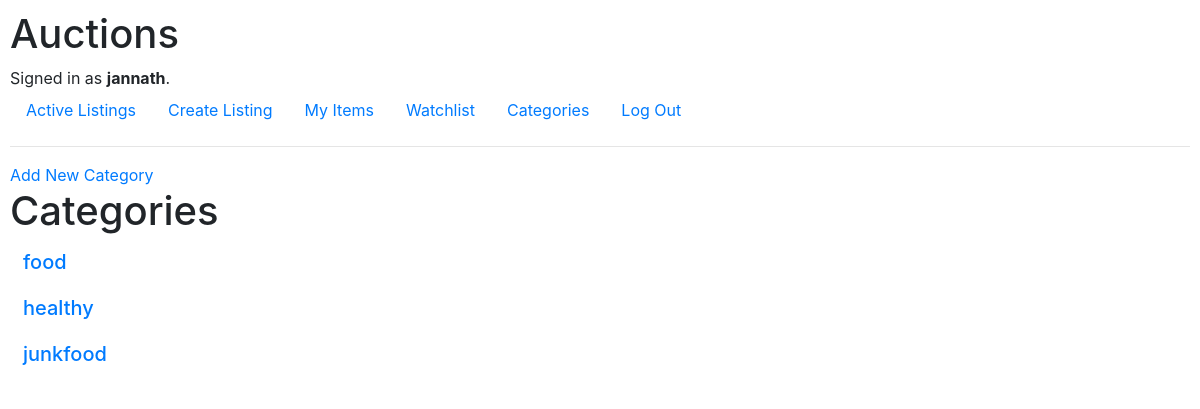
Before: /auctions/categories (signed in) with the older database file.
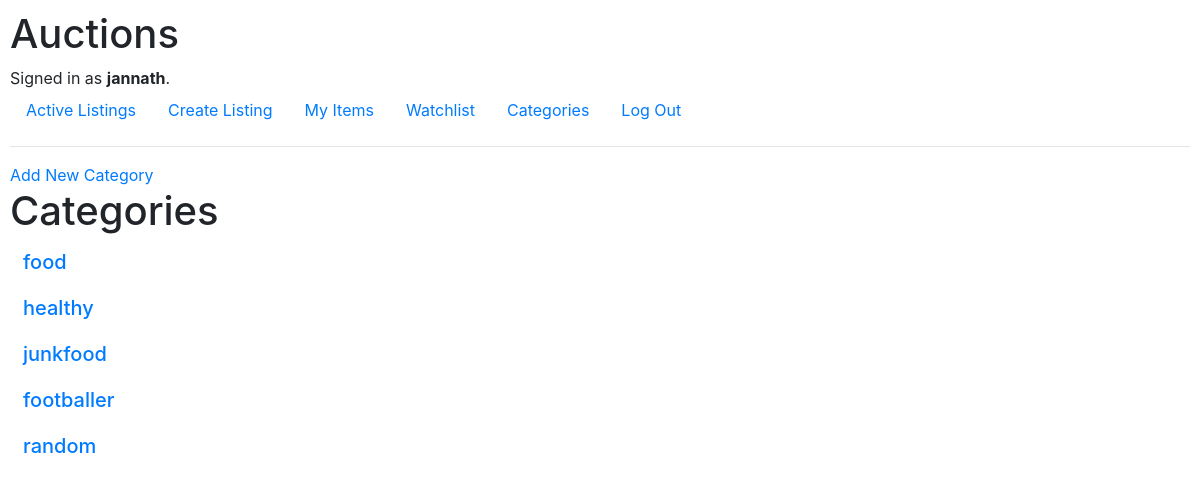
After: the same page with the newer database file.
### auctions/models.py (models this page shows, shortened)
class User(AbstractUser):
    image = models.URLField(default="https://image.ibb.co/jw55Ex/def_face.jpg")

class Category(models.Model):
    name = models.CharField(max_length=64)

### auctions/views.py (the view, shortened to what this page needs)
# urls.py: path("categories", views.categories, name="categories"),
@login_required(login_url="auctions/login")
def categories(request):
    return render(request, "auctions/categories.html", {
        "categories": Category.objects.all(),
        "category": None
    })

### auctions/templates/auctions/categories.html (shortened to what this page needs)
{% extends 'auctions/layout.html' %}  {% block body %}
<a href="{% url 'auctions:create_category' %}">Add New Category</a>
{% if category %}
<h1>{{ category.name }}</h1>
{% if listings %} {% for listing in listings %}
<div class="card" style="width: 18rem">
  <img src="{{listing.image}}" class="card-img-top" alt="..." />
  <div class="card-body">
    <h5 class="card-title">
      <a href="{%url 'auctions:listing' listing.id %}">{{listing.title}}</a>
    </h5>
    <p class="card-text">{{listing.description}}</p>
  </div>
</div>
<br />
{% endfor %} {% else %}
<p>No listings in this category.</p>
{% endif %} {% else %}
<h1>Categories</h1>
{% for category in categories %}
<form action="{% url 'auctions:categories'%}" method="post">
  <button
    class="btn btn-link"
    type="submit"
    name="category"
    value="{{ category.id}}"
  >
    <h5>{{ category.name }}</h5>
  </button>
</form>
{% endfor %} {% endif %} {% endblock %}

### auctions/templates/auctions/layout.html (shortened to what this page needs)
{% load static %}
<!DOCTYPE html>
<html lang="en">
  <head>
    <link
      rel="stylesheet"
      href="https://stackpath.bootstrapcdn.com/bootstrap/4.4.1/css/bootstrap.min.css"
    />
    <link href="{% static 'auctions/styles.css' %}" rel="stylesheet" />
  </head>
  <body>
    <h1>Auctions</h1>
    <div>
      {% if user.is_authenticated %} Signed in as
      <strong>{{ user.username }}</strong>. {% else %} Not signed in. {% endif%}
    </div>
    <ul class="nav">
      <li class="nav-item">
        <a class="nav-link" href="{% url 'auctions:index' %}"
          >Active Listings</a
        >
      </li>
      {% if user.is_authenticated %}
      <li class="nav-item">
        <a class="nav-link" href="{% url 'auctions:create_new' %}">Create Listing</a>
      </li>
      <li class="nav-item">
        <a class="nav-link" href="{% url 'auctions:my_items' %}">My Items</a>
      </li>
      <li class="nav-item">
        <a class="nav-link" href="{% url 'auctions:watchlist' %}">Watchlist</a>
      </li>
      <li class="nav-item">
        <a class="nav-link" href="{% url 'auctions:categories' %}">Categories</a>
      </li>
      <li class="nav-item">
        <a class="nav-link" href="{% url 'auctions:logout' %}">Log Out</a>
      </li>
      {% endif %}
    </ul>
    <hr />
    {% block body %} {% endblock %}
  </body>
</html>

### auctions/static/auctions/styles.css (style rules this page uses)
body { padding: 10px; }

Changed rows visible on the page:
added Category: {{ category.id }} 4 (drawn), name "footballer"
added Category: {{ category.id }} 5 (drawn), name "random"
